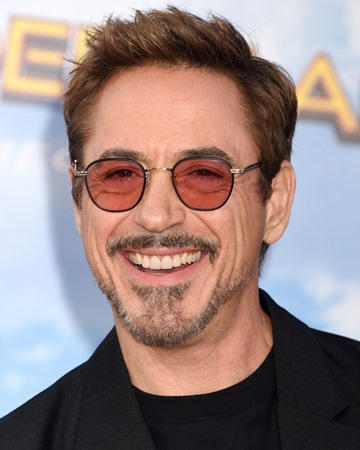
#> input picture RDJ.jpg, 360 x 450 px
$ python face-detector.py
#> lines starting #> are read from the running program, lines starting #| are printed output that depends on the picture; after the words box and inside, x2 and y2 are one past the last pixel; in counts of white or black regions, pixels touching at a corner belong together
import cv2

# Load some pre-trained data
trained_face_data = cv2.CascadeClassifier('haarcascade_frontalface_default.xml')


# Choose an image to detect faces in
img = cv2.imread('RDJ.jpg')
#> img is the input picture: shape (450, 360, 3); mean B, G, R 131.5, 133.4, 152.9

# Converting to grayscale
grayscaled_img = cv2.cvtColor(img, cv2.COLOR_BGR2GRAY)
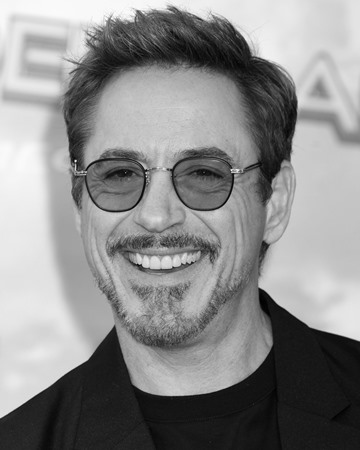
#> grayscaled_img: shape (450, 360); min 0, max 254, mean 139

# Detect Faces
face_coordinates = trained_face_data.detectMultiScale(grayscaled_img)
#> face_coordinates = [[35, 78, 258, 258]]

# Creating Reactangle
for (x,y,w,h) in face_coordinates:
    img = cv2.rectangle(img,(x,y),(x+w,y+h),(0,255,0),1)
#> this loop made 1 pass
#> pass 1, `img = cv2.rectangle(img,(x,y),(x+w,y+h),(0,255,0),1)`:
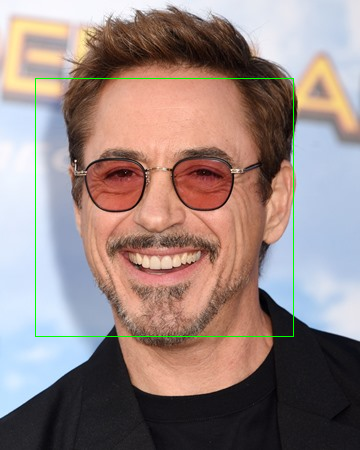
#> img: shape (450, 360, 3); 0.64% of pixels changed, all inside (x1, y1, x2, y2) = (35, 78, 294, 337)

cv2.imshow('Face Detector',img)
cv2.waitKey()
cv2.destroyAllWindows()

print("Success")
